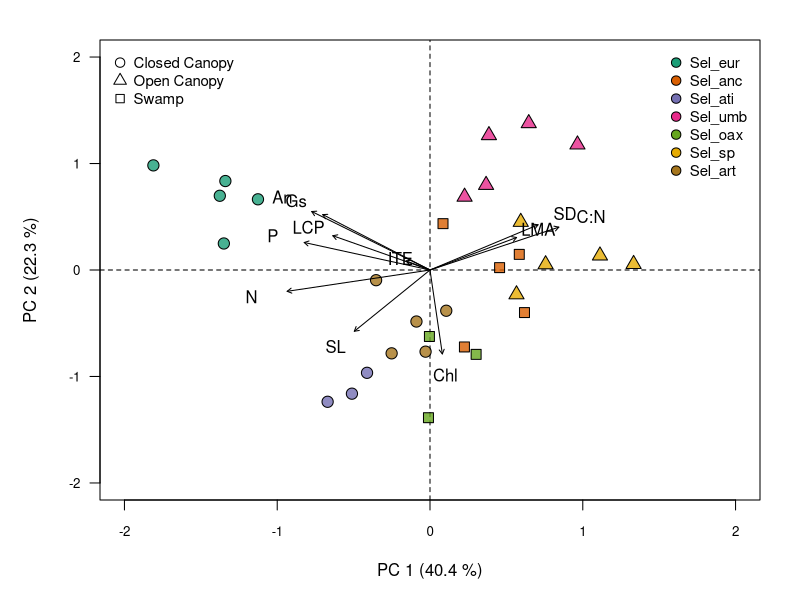

R code for this plot:
#pca with selaginella
sela <- read.csv("calculated_data/sela_pca.csv")

sela2 <- sela[complete.cases(sela),]
sela3 <- sela2[,-c(1:2)]

# sela_noeuro <- droplevels(sela[sela$species != "Sel_eur",])
# sela_noeuro2 <- sela_noeuro[complete.cases(sela_noeuro),]
# sela_noeuro3 <- sela_noeuro2[,-c(1:2)]


library(vegan)

##look at variances
# var(sela$cond)
# var(sela$lma)
#variances among variables are orders of magnitude different so we will rescale

# sela_dca <- decorana(na.omit(sela3))
# summary(sela_dca, display = 'none')
#since axis length is less than 3 so we use PCA

#principle compoent analysis with scales variances
sela_rda<- rda(sela3,scale=T)
# plot(sela_rda)
# summary(sela_rda)

#nicer plot

library(scales)
sites <- scores(sela_rda, display='sites')
spp <- scores(sela_rda, display='species')
#need to rename row names for pretty plotting

row.names(spp) <- c("An", "Gs","Chl", "N", "C:N", "P", "LMA", "SD", "SL", "LCP", "ITE")
len <- .8

library(RColorBrewer)
cols <- brewer.pal(7, "Dark2")
cols2 <- c(rep(cols[1],5), rep(cols[2],5),rep(cols[3],3),rep(cols[4],5),rep(cols[5],3),
           rep(cols[6],5),rep(cols[7],5))
pchs <- c(rep(21,5), rep(22,5), rep(21,3), rep(24,5), rep(22,3), 
          rep(24,5), rep(21,5))
habs <- c("Closed Canopy", "Open Canopy", "Swamp")
habpch <- c(21, 24, 22)
sppnames <- c("Sel_eur",  "Sel_anc",  "Sel_ati",  "Sel_umb",  
              "Sel_oax",  "Sel_sp", "Sel_art")

# windows()
# png(filename = "output/pca_sela.png", width = 11, height = 8.5,
#     units = "in", res= 400)

jpeg(filename = "output/manuscript_figures/Figure_2.jpeg", 
     width = 8.4, height =8.4, units = "in", res= 300)

par(mar=c(5,5,2,2), las=1,cex.axis=0.8)
plot(sites,ylab="PC 2 (22.3 %)", xlab="PC 1 (40.4 %)",type='n',
     xlim=c(-2, 2), ylim=c(-2, 2))
abline(v=0, lty='dashed')
abline(h=0, lty='dashed')
points(sites,cex=1.5, bg=alpha(cols2, .8), pch=pchs)
  # text(spp,labels=rownames(scores(sela_rda, display='species')),cex=1,col="grey20")
  arrows(0, 0, len * spp[, 1],  len * spp[, 2], length = 0.05)
  text(spp,labels=rownames(spp),cex=1)
  legend("topright", legend= sppnames,pch=21, pt.bg=cols,
         inset=0.01, bty='n', cex=.9,pt.cex=1.25)
  legend("topleft", legend= habs,pt.bg="white", pch=habpch,
         inset=0.01, bty='n', cex=.9, pt.cex=1.25)
# dev.copy2pdf(file= "output/pca_sela.pdf")
dev.off()

  
#no sel eur------------
# sela2_dca <- decorana(na.omit(sela_noeuro3))
#   summary(sela2_dca, display = 'none') #since axis length is less than 3 so we use PCA
#   speclab <- unique(sela$species)
#   
# #principle compoent analysis with scales variances
# sela2_rda<- rda(na.omit(sela_noeuro3),scale=T)
# sites2 <- scores(sela2_rda, display='sites')
# spp2 <- scores(sela2_rda, display='species')
# 
# cols3 <- c(rep(cols[2],4),rep(cols[3],3),rep(cols[4],5),rep(cols[5],2),
#            rep(cols[6],5),rep(cols[7],4))

# windows(7,7)  
# plot(sites2,ylab="PC 2 (22.3 %)", xlab="PC 1 (40.4 %)",
#        cex=1.5, col=alpha(cols3, .8), pch=16,xlim=c(-2, 2), ylim=c(-2, 2))
#   text(spp2,labels=rownames(scores(sela2_rda, display='species')),cex=1,col="grey20")
#   abline(v=0, lty='dashed')
#   abline(h=0, lty='dashed')
#   arrows(0, 0, len * spp2[, 1],  len * spp2[, 2], length = 0.05, col = "grey20")
#   legend("topright", legend= speclab[2:7],col=cols, pch=16, 
#          inset=0.01,bty='n', cex=.8 )
# dev.copy2pdf(file= "output/pca_sela_noeury.pdf")
# dev.off() 

# use prcomp --------------------------------------------------------------

# sela_prc <- prcomp(na.omit(sela2),scale=T)
# summary(sela_prc)
# sites2 <- scores(sela_prc, display='sites')
# spp2 <- scores(sela_prc, display='species')
# biplot(sela_prc, pch=16, col=c(cols, "blue"))
# 
# plot(sites2,ylab="PC 2 (26.5 %)", xlab="PC 1 (43.4 %)",
#      cex=1, col=alpha(cols2, .8), pch=16,xlim=c(-2.5, 2.5), ylim=c(-1.5, 1.5))
# text(spp,labels=rownames(scores(sela_rda, display='species')),cex=0.8, col="black")
